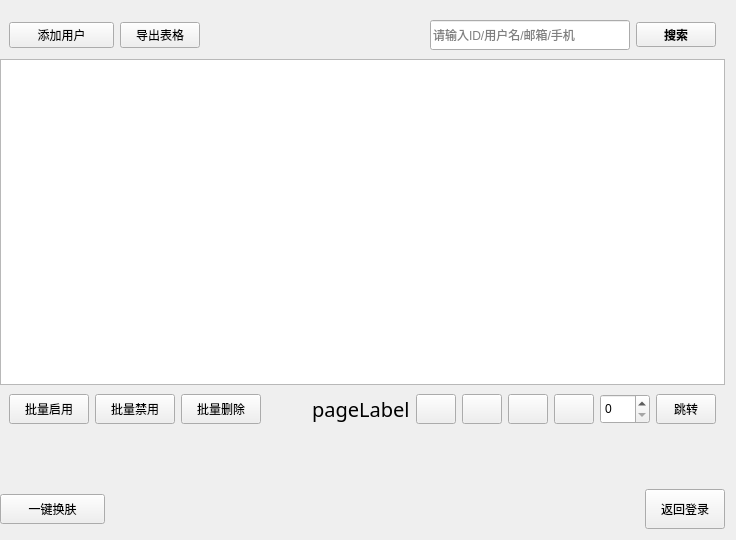
<?xml version="1.0" encoding="UTF-8"?>
<ui version="4.0">
 <class>UserManagerPage</class>
 <widget class="QWidget" name="UserManagerPage">
  <property name="geometry">
   <rect>
    <x>0</x>
    <y>0</y>
    <width>736</width>
    <height>540</height>
   </rect>
  </property>
  <property name="windowTitle">
   <string>UserManagerPage</string>
  </property>
  <layout class="QVBoxLayout" name="verticalLayout">
   <property name="spacing">
    <number>0</number>
   </property>
   <property name="leftMargin">
    <number>0</number>
   </property>
   <item>
    <widget class="QWidget" name="widget" native="true">
     <layout class="QHBoxLayout" name="horizontalLayout">
      <property name="bottomMargin">
       <number>9</number>
      </property>
      <item>
       <widget class="QPushButton" name="addUserBtn">
        <property name="minimumSize">
         <size>
          <width>105</width>
          <height>0</height>
         </size>
        </property>
        <property name="maximumSize">
         <size>
          <width>105</width>
          <height>16777215</height>
         </size>
        </property>
        <property name="text">
         <string>添加用户</string>
        </property>
       </widget>
      </item>
      <item>
       <widget class="QPushButton" name="exportBtn">
        <property name="text">
         <string>导出表格</string>
        </property>
       </widget>
      </item>
      <item>
       <spacer name="HSpacer1">
        <property name="orientation">
         <enum>Qt::Horizontal</enum>
        </property>
        <property name="sizeHint" stdset="0">
         <size>
          <width>347</width>
          <height>20</height>
         </size>
        </property>
       </spacer>
      </item>
      <item>
       <widget class="QLineEdit" name="searchEdit">
        <property name="minimumSize">
         <size>
          <width>200</width>
          <height>30</height>
         </size>
        </property>
        <property name="maximumSize">
         <size>
          <width>200</width>
          <height>30</height>
         </size>
        </property>
        <property name="placeholderText">
         <string>请输入ID/用户名/邮箱/手机</string>
        </property>
       </widget>
      </item>
      <item>
       <widget class="QPushButton" name="searchBtn">
        <property name="minimumSize">
         <size>
          <width>0</width>
          <height>25</height>
         </size>
        </property>
        <property name="maximumSize">
         <size>
          <width>16777215</width>
          <height>25</height>
         </size>
        </property>
        <property name="font">
         <font>
          <italic>false</italic>
          <bold>true</bold>
         </font>
        </property>
        <property name="text">
         <string>搜索</string>
        </property>
       </widget>
      </item>
     </layout>
    </widget>
   </item>
   <item>
    <widget class="QTableView" name="tableView">
     <property name="minimumSize">
      <size>
       <width>0</width>
       <height>326</height>
      </size>
     </property>
     <property name="maximumSize">
      <size>
       <width>16777215</width>
       <height>326</height>
      </size>
     </property>
    </widget>
   </item>
   <item>
    <widget class="QWidget" name="widget_2" native="true">
     <layout class="QHBoxLayout" name="horizontalLayout_2">
      <item>
       <widget class="QPushButton" name="batchEnableBtn">
        <property name="minimumSize">
         <size>
          <width>0</width>
          <height>30</height>
         </size>
        </property>
        <property name="maximumSize">
         <size>
          <width>16777215</width>
          <height>30</height>
         </size>
        </property>
        <property name="text">
         <string>批量启用</string>
        </property>
       </widget>
      </item>
      <item>
       <widget class="QPushButton" name="batchDisableBtn">
        <property name="minimumSize">
         <size>
          <width>0</width>
          <height>30</height>
         </size>
        </property>
        <property name="maximumSize">
         <size>
          <width>16777215</width>
          <height>30</height>
         </size>
        </property>
        <property name="text">
         <string>批量禁用</string>
        </property>
       </widget>
      </item>
      <item>
       <widget class="QPushButton" name="batchDeleteBtn">
        <property name="minimumSize">
         <size>
          <width>0</width>
          <height>30</height>
         </size>
        </property>
        <property name="maximumSize">
         <size>
          <width>16777215</width>
          <height>30</height>
         </size>
        </property>
        <property name="text">
         <string>批量删除</string>
        </property>
       </widget>
      </item>
      <item>
       <spacer name="HSpacer2">
        <property name="orientation">
         <enum>Qt::Horizontal</enum>
        </property>
        <property name="sizeHint" stdset="0">
         <size>
          <width>391</width>
          <height>20</height>
         </size>
        </property>
       </spacer>
      </item>
      <item>
       <widget class="QLabel" name="pageLabel">
        <property name="minimumSize">
         <size>
          <width>0</width>
          <height>30</height>
         </size>
        </property>
        <property name="maximumSize">
         <size>
          <width>16777215</width>
          <height>30</height>
         </size>
        </property>
        <property name="font">
         <font>
          <family>华文行楷</family>
          <pointsize>15</pointsize>
         </font>
        </property>
        <property name="text">
         <string>pageLabel</string>
        </property>
       </widget>
      </item>
      <item>
       <widget class="QPushButton" name="firstPage">
        <property name="minimumSize">
         <size>
          <width>40</width>
          <height>30</height>
         </size>
        </property>
        <property name="maximumSize">
         <size>
          <width>40</width>
          <height>30</height>
         </size>
        </property>
        <property name="text">
         <string/>
        </property>
       </widget>
      </item>
      <item>
       <widget class="QPushButton" name="prePage">
        <property name="minimumSize">
         <size>
          <width>40</width>
          <height>30</height>
         </size>
        </property>
        <property name="maximumSize">
         <size>
          <width>40</width>
          <height>30</height>
         </size>
        </property>
        <property name="text">
         <string/>
        </property>
       </widget>
      </item>
      <item>
       <widget class="QPushButton" name="nextPage">
        <property name="minimumSize">
         <size>
          <width>40</width>
          <height>30</height>
         </size>
        </property>
        <property name="maximumSize">
         <size>
          <width>40</width>
          <height>30</height>
         </size>
        </property>
        <property name="text">
         <string/>
        </property>
       </widget>
      </item>
      <item>
       <widget class="QPushButton" name="lastPage">
        <property name="minimumSize">
         <size>
          <width>40</width>
          <height>30</height>
         </size>
        </property>
        <property name="maximumSize">
         <size>
          <width>40</width>
          <height>30</height>
         </size>
        </property>
        <property name="text">
         <string/>
        </property>
       </widget>
      </item>
      <item>
       <widget class="QSpinBox" name="turnToBox">
        <property name="minimumSize">
         <size>
          <width>50</width>
          <height>30</height>
         </size>
        </property>
        <property name="maximumSize">
         <size>
          <width>50</width>
          <height>30</height>
         </size>
        </property>
       </widget>
      </item>
      <item>
       <widget class="QPushButton" name="turnTo">
        <property name="minimumSize">
         <size>
          <width>60</width>
          <height>30</height>
         </size>
        </property>
        <property name="maximumSize">
         <size>
          <width>60</width>
          <height>30</height>
         </size>
        </property>
        <property name="text">
         <string>跳转</string>
        </property>
       </widget>
      </item>
     </layout>
    </widget>
   </item>
   <item>
    <spacer name="verticalSpacer">
     <property name="orientation">
      <enum>Qt::Vertical</enum>
     </property>
     <property name="sizeHint" stdset="0">
      <size>
       <width>20</width>
       <height>40</height>
      </size>
     </property>
    </spacer>
   </item>
   <item>
    <layout class="QHBoxLayout" name="horizontalLayout_3">
     <item>
      <widget class="QPushButton" name="changeFace">
       <property name="minimumSize">
        <size>
         <width>105</width>
         <height>30</height>
        </size>
       </property>
       <property name="maximumSize">
        <size>
         <width>105</width>
         <height>30</height>
        </size>
       </property>
       <property name="cursor">
        <cursorShape>PointingHandCursor</cursorShape>
       </property>
       <property name="text">
        <string>一键换肤</string>
       </property>
       <property name="autoDefault">
        <bool>false</bool>
       </property>
       <property name="flat">
        <bool>false</bool>
       </property>
      </widget>
     </item>
     <item>
      <spacer name="HSpacer3">
       <property name="orientation">
        <enum>Qt::Horizontal</enum>
       </property>
       <property name="sizeHint" stdset="0">
        <size>
         <width>40</width>
         <height>20</height>
        </size>
       </property>
      </spacer>
     </item>
     <item>
      <widget class="QPushButton" name="backLoginBtn">
       <property name="minimumSize">
        <size>
         <width>80</width>
         <height>40</height>
        </size>
       </property>
       <property name="maximumSize">
        <size>
         <width>80</width>
         <height>40</height>
        </size>
       </property>
       <property name="cursor">
        <cursorShape>PointingHandCursor</cursorShape>
       </property>
       <property name="text">
        <string>返回登录</string>
       </property>
      </widget>
     </item>
    </layout>
   </item>
  </layout>
 </widget>
 <resources/>
 <connections/>
</ui>
